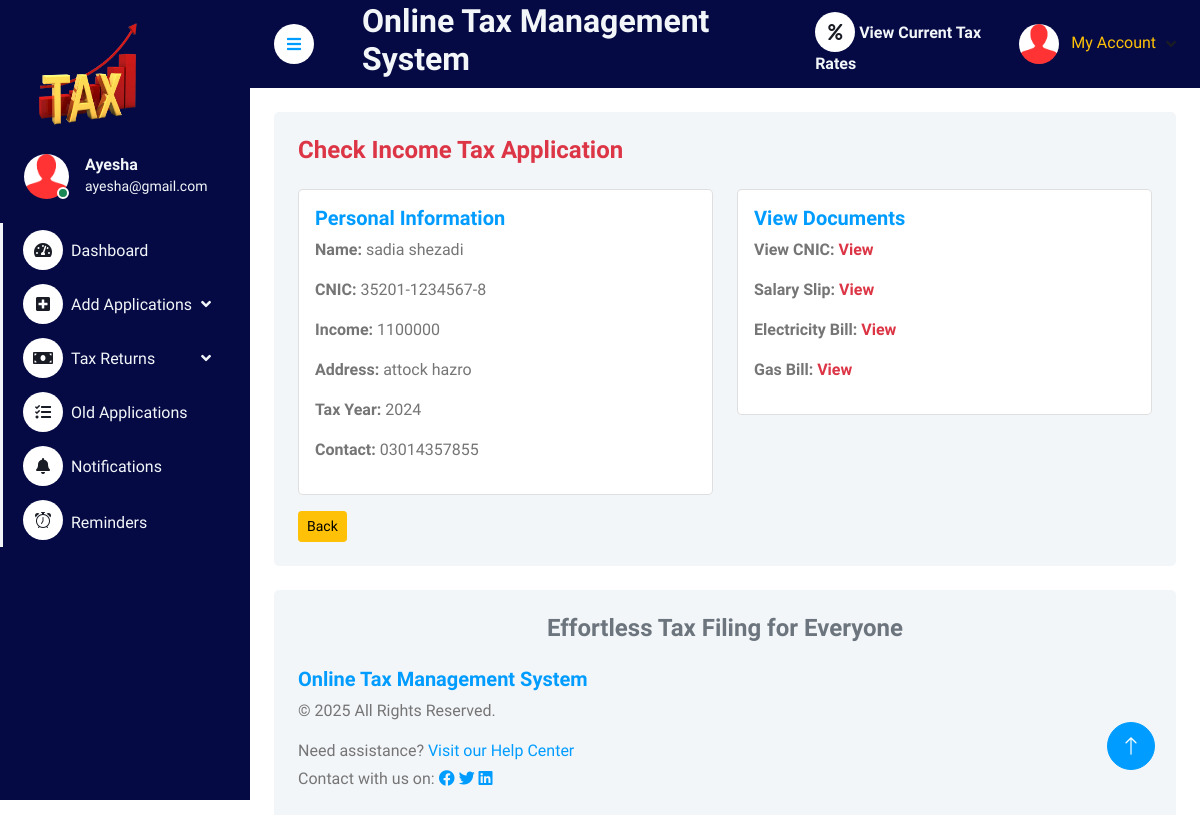
/user/view_incometax.php?editid=1 (signed in), run on the app's committed database.
### tables this page shows
CREATE TABLE `tbluser` (
  `ID` int(5) NOT NULL,
  `FullName` varchar(250) DEFAULT NULL,
  `MobileNumber` bigint(10) DEFAULT NULL,
  `Email` varchar(250) DEFAULT NULL,
  `Password` varchar(250) DEFAULT NULL,
  `RegDate` timestamp NULL DEFAULT current_timestamp()
);

CREATE TABLE `tblincometax` (
  `ID` int(5) NOT NULL,
  `UserID` int(5) NOT NULL,
  `cnic` varchar(250) DEFAULT NULL,
  `name` varchar(250) DEFAULT NULL,
  `income` varchar(250) DEFAULT NULL,
  `tax_amount` varchar(255) NOT NULL,
  `tax_year` year(4) DEFAULT NULL,
  `address` varchar(255) NOT NULL,
  `contact` varchar(255) NOT NULL,
  `status` varchar(255) NOT NULL,
  `File1` varchar(255) DEFAULT NULL,
  `File2` varchar(255) DEFAULT NULL,
  `File3` varchar(255) DEFAULT NULL,
  `File4` varchar(255) DEFAULT NULL,
  `CreationDate` timestamp NULL DEFAULT current_timestamp(),
  `UpdationDate` timestamp NULL DEFAULT NULL ON UPDATE current_timestamp()
);

### user/view_incometax.php (the view, shortened to what this page needs)
<?php
include('includes/dbconnection.php');
if (strlen($_SESSION['ocasuid']) == 0) {
    header('location:logout.php');
} else {
?>
<!DOCTYPE html>
<html lang="en">
<head>
    <link href="https://cdnjs.cloudflare.com/ajax/libs/font-awesome/5.10.0/css/all.min.css" rel="stylesheet">
    <link href="https://cdn.jsdelivr.net/npm/bootstrap-icons@1.4.1/font/bootstrap-icons.css" rel="stylesheet">
    <link href="lib/owlcarousel/assets/owl.carousel.min.css" rel="stylesheet">
    <link href="lib/tempusdominus/css/tempusdominus-bootstrap-4.min.css" rel="stylesheet" />
    <link href="css/bootstrap.min.css" rel="stylesheet">
    <link href="css/style.css" rel="stylesheet">
</head>
<body>
    <div class="container-fluid position-relative bg-white d-flex p-0">
        <?php include_once('includes/sidebar.php'); ?>
        <div class="content">
            <?php include_once('includes/header.php'); ?>
            <div class="container-fluid pt-4 px-4">
                <div class="row g-4">
                    <div class="col-sm-12">
                        <div class="bg-light rounded h-100 p-4">
                            <h4 class="mb-4 text-danger">Check Income Tax Application</h4>
                            <?php
                            $eid = $_GET['editid'];
                            $sql = "SELECT * FROM tblincometax WHERE ID=:eid";
                            $query = $dbh->prepare($sql);
                            $query->bindParam(':eid', $eid, PDO::PARAM_STR);
                            $query->execute();
                            $results = $query->fetchAll(PDO::FETCH_OBJ);
                            if ($query->rowCount() > 0) {
                                foreach ($results as $row) {
                            ?>
                            <div class="row">
                                <div class="col-md-6">
                                    <div class="card mb-3">
                                        <div class="card-body">
                                            <h5 class="card-title text-primary">Personal Information</h5>
                                            <p><strong>Name:</strong> <?php echo htmlentities($row->name); ?></p>
                                            <p><strong>CNIC:</strong> <?php echo htmlentities($row->cnic); ?></p>
                                            <p><strong>Income:</strong> <?php echo htmlentities($row->income); ?></p>
                                            <p><strong>Address:</strong> <?php echo htmlentities($row->address); ?></p>
                                            <p><strong>Tax Year:</strong> <?php echo htmlentities($row->tax_year); ?></p>
                                            <p><strong>Contact:</strong> <?php echo htmlentities($row->contact); ?></p>
                                        </div>
                                    </div>
                                </div>
                                <div class="col-md-6">
                                    <div class="card mb-3">
                                        <div class="card-body">
                                            <h5 class="card-title text-primary">View Documents</h5>
                                            <p><strong>View CNIC:</strong> <a href="../user/folder1/<?php echo $row->File1; ?>" target="_blank" class="text-danger"><strong>View</strong></a></p>
                                            <p><strong>Salary Slip:</strong> <a href="../user/folder2/<?php echo $row->File2; ?>" target="_blank" class="text-danger"><strong>View</strong></a></p>
                                            <p><strong>Electricity Bill:</strong> <a href="../user/folder3/<?php echo $row->File3; ?>" target="_blank" class="text-danger"><strong>View</strong></a></p>
                                            <p><strong>Gas Bill:</strong> <a href="../user/folder4/<?php echo $row->File4; ?>" target="_blank" class="text-danger"><strong>View</strong></a></p>
                                        </div>
                                    </div>
                                </div>
                            </div>
                            <a class="btn btn-sm btn-warning" href="manageincometax.php?editid=<?php echo htmlentities($row->ID); ?>">Back</a>
                            <?php
                                }
                            } else {
                                echo "<p class='text-danger'>No record found.</p>";
                            }
                            ?>
                        </div>
                    </div>
                </div>
            </div>
            <?php include_once('includes/footer.php'); ?>
        </div>
        <?php include_once('includes/back-totop.php'); ?>
    </div>
</body>
</html>
<?php } ?>

### user/includes/sidebar.php (shortened to what this page needs)
<div class="sidebar pe-4 pb-3" style="background-color: #050A44;">
    <nav class="navbar bg-transparent navbar-light">
        <a href="dashboard.php" class="navbar-brand mx-4 mb-3">
            <img src="../assets/img/logo1.png" alt="Logo" style="height: 120px; width: 130px;">
        </a>
        <div class="d-flex align-items-center ms-4 mb-4">
            <div class="position-relative">
                <img class="rounded-circle" src="img/user.jpg" alt="User" style="width: 45px; height: 45px;">
                <div class="bg-success rounded-circle border border-2 border-white position-absolute end-0 bottom-0 p-1"></div>
            </div>
            <div class="ms-3 text-light">
                <?php
                $uid=$_SESSION['ocasuid'];
                $sql="SELECT * FROM tbluser WHERE ID=:uid";
                $query = $dbh->prepare($sql);
                $query->bindParam(':uid', $uid, PDO::PARAM_STR);
                $query->execute();
                $results=$query->fetchAll(PDO::FETCH_OBJ);
                if ($query->rowCount() > 0) {
                    foreach ($results as $row) {
                ?>
                <h6 class="mb-0 text-light"><?php echo $row->FullName; ?></h6>
                <small><?php echo $row->Email; ?></small>
                <?php }} ?>
            </div>
        </div>
        <div class="navbar-nav w-100 text-light">
            <a href="dashboard.php" class="nav-item nav-link text-light"><i class="fa fa-tachometer-alt me-2 text-dark"></i>Dashboard</a>
            <div class="nav-item dropdown">
                <a href="#" class="nav-link dropdown-toggle text-light" data-bs-toggle="dropdown"><i class="fas fa-plus-square me-2 text-dark"></i>Add Applications</a>
            </div>
            <div class="nav-item dropdown">
                <a href="#" class="nav-link dropdown-toggle text-light" data-bs-toggle="dropdown"><i class="fa fa-money-bill me-2 text-dark"></i>Tax Returns</a>
            </div>
            <div class="nav-item dropdown">
                <a href="manageincometax.php" class="nav-link text-light"><i class="fas fa-tasks me-2 text-dark"></i>Old Applications</a>
            </div>
            <div class="nav-item">
                <a href="viewnotifications.php" class="nav-item nav-link text-light"><i class="fas fa-bell me-2 text-dark"></i>Notifications</a>
            </div>
            <div class="nav-item">
                <a href="view_Alerts.php" class="nav-item nav-link text-light"><i class="bi bi-alarm me-2 text-dark"></i>Reminders</a>
            </div>
        </div>
    </nav>
</div>

### user/includes/header.php (shortened to what this page needs)
<nav class="navbar navbar-expand sticky-top px-4 py-0" style="background-color: #050A44">
    <a href="#" class="sidebar-toggler flex-shrink-0 me-4">
        <i class="fa fa-bars"></i>
    </a>
    <h2 class="text-light ms-4">Online Tax Management System</h2>
    <div class="navbar-nav align-items-center ms-auto">
        <div class="nav-item">
            <a href="view_rates.php" class="nav-link fw-bold text-light"><i class="fas fa-percent text-dark"></i>
            View Current Tax Rates
            </a>
        </div>
        <div class="nav-item dropdown">
            <a href="#" class="nav-link dropdown-toggle" data-bs-toggle="dropdown">
                <img class="rounded-circle me-lg-2" src="img/user.jpg" alt="" style="width: 40px; height: 40px;">
                <?php
                $uid = $_SESSION['ocasuid'];
                $sql = "SELECT * from tbluser where ID=:uid";
                $query = $dbh->prepare($sql);
                $query->bindParam(':uid', $uid, PDO::PARAM_STR);
                $query->execute();
                $results = $query->fetchAll(PDO::FETCH_OBJ);
                $cnt = 1;
                if ($query->rowCount() > 0) {
                    foreach ($results as $row) {
                ?>
                <span class="d-none d-lg-inline-flex text-warning">My Account</span>
                <?php $cnt = $cnt + 1; }} ?>
            </a>
        </div>
    </div>
</nav>

### user/css/style.css (style rules this page uses)
:root { --primary: #009CFF; --light: #F3F6F9; --dark: #191C24; }
.btn { transition: .5s; }
.sidebar { position: fixed; top: 0; left: 0; bottom: 0; width: 250px; height: 100vh; overflow-y: auto; background: var(--light); transition: 0.5s; z-index: 999; }
.content { margin-left: 250px; min-height: 100vh; background: #FFFFFF; transition: 0.5s; }
@media (min-width: 992px) { .sidebar { margin-left: 0; } }
@media (min-width: 992px) { .content { width: calc(100% - 250px); } }
.sidebar .navbar .navbar-nav .nav-link { padding: 7px 20px; color: var(--dark); font-weight: 500; border-left: 3px solid var(--light); border-radius: 0 30px 30px 0; outline: none; }
.sidebar .navbar .navbar-nav .nav-link i { width: 40px; height: 40px; display: inline-flex; align-items: center; justify-content: center; background: #FFFFFF; border-radius: 40px; }
.sidebar .navbar .dropdown-toggle::after { position: absolute; top: 15px; right: 15px; border: none; content: "\f107"; font-family: "Font Awesome 5 Free"; font-weight: 900; transition: .5s; }
.content .navbar .navbar-nav .nav-link { margin-left: 25px; padding: 12px 0; color: var(--dark); outline: none; }
.content .navbar .sidebar-toggler, .content .navbar .navbar-nav .nav-link i { width: 40px; height: 40px; display: inline-flex; align-items: center; justify-content: center; background: #FFFFFF; border-radius: 40px; }
.content .navbar .dropdown-toggle::after { margin-left: 6px; vertical-align: middle; border: none; content: "\f107"; font-family: "Font Awesome 5 Free"; font-weight: 900; transition: .5s; }

### user/includes/sidebar.php (style rules this page uses)
.sidebar { min-height: 100vh; }

### data on the page
tbluser: FullName "Ayesha", Email "ayesha@gmail.com"
tblincometax: name "sadia shezadi", cnic "35201-1234567-8", income "1100000", address "attock hazro", tax_year "2024", contact "03014357855"
